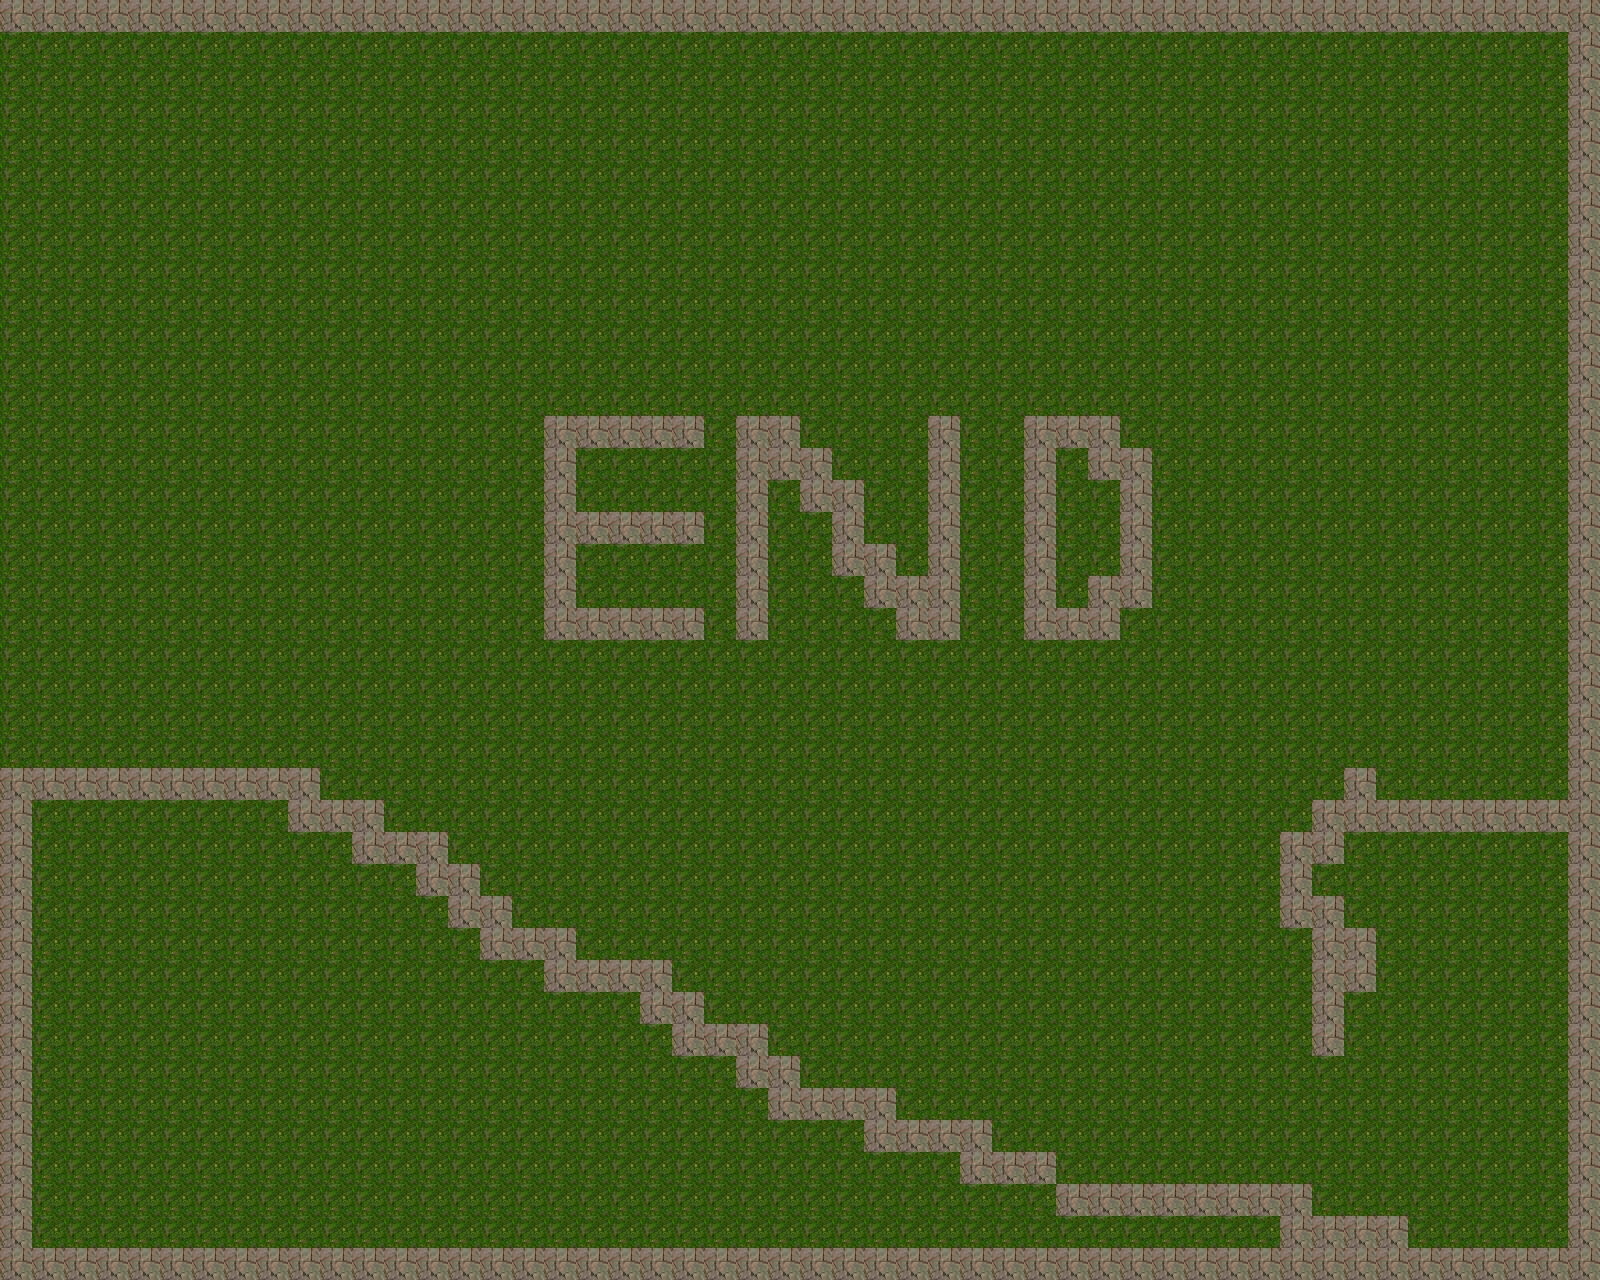

Below is a game level as drawn by its tile map, then a one-line description and the .tmx that defines it (tile-layer data replaced by summaries):
An orthogonal 50x40 tile map with 32x32 px tiles, 1 tile layer (Tile Layer 1), 2 tilesets.

<map version="1.0" orientation="orthogonal" width="50" height="40" tilewidth="32" tileheight="32">
 <tileset firstgid="1" name="grass" tilewidth="32" tileheight="32">
  <image source="grass.png" width="128" height="128" />
 </tileset>
 <tileset firstgid="17" name="rocks" tilewidth="32" tileheight="32">
  <image source="rocks.png" width="128" height="128" />
  <tile id="0">
   <properties>
    <property name="blockType" value="0" />
    <property name="blocked" value="true" />
   </properties>
  </tile>
 </tileset>
 <layer name="Tile Layer 1" width="50" height="40">
  <data>[2000 cells, 2000 non-empty, 2 distinct tile ids]</data>
 </layer>
</map>
